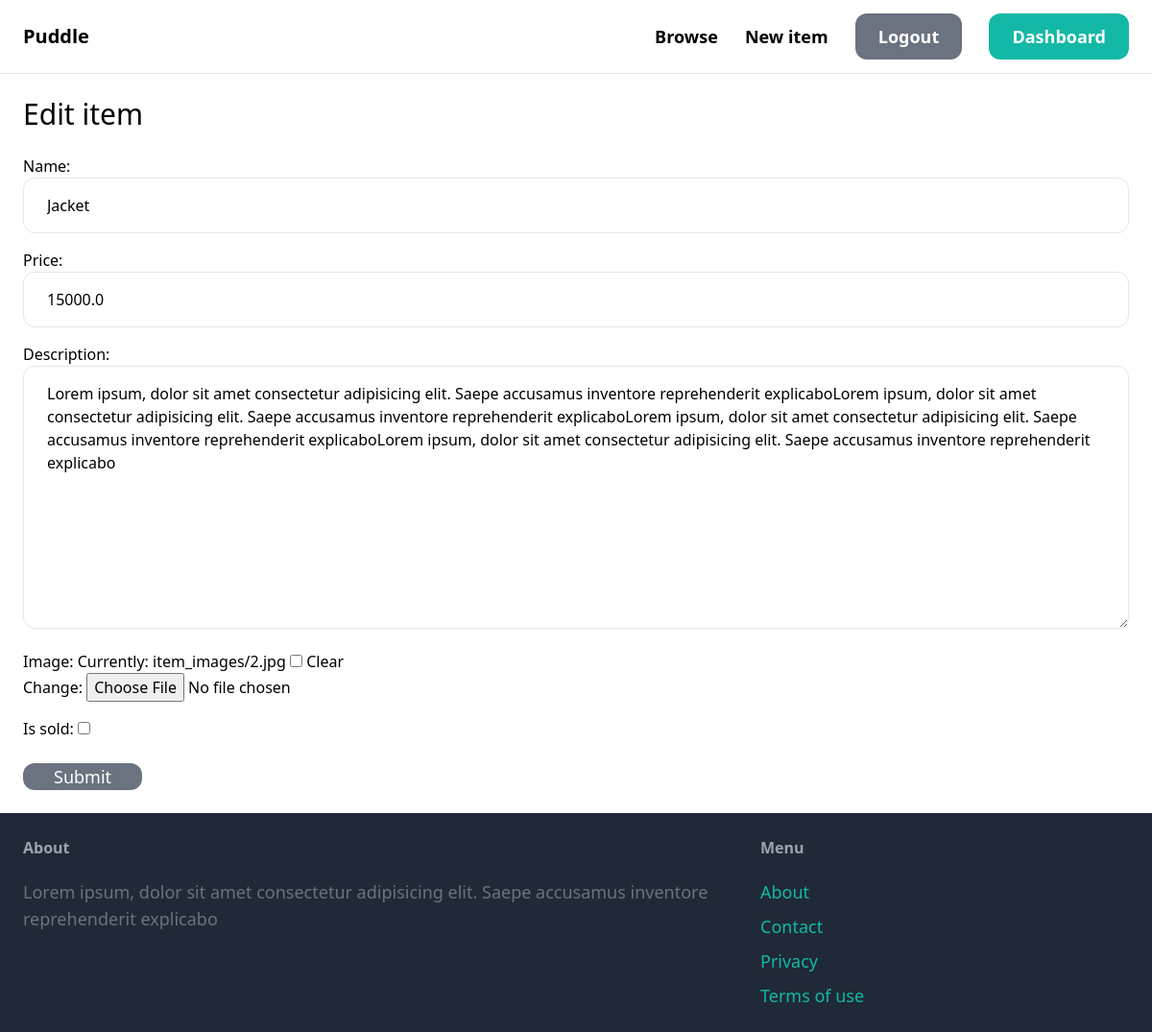
Screenshot of /items/12/edit/ (signed in) with the database file from the repository.
### item/models.py (models this page shows, shortened)
class Item(models.Model):
    category = models.ForeignKey(Category, related_name='items', on_delete=models.CASCADE)
    name = models.CharField(max_length=255)
    description = models.TextField(blank=True, null=True)
    price = models.FloatField()
    image = models.ImageField(upload_to='item_images', blank=True, null=True)
    created_by = models.ForeignKey(User,related_name='items', on_delete=models.CASCADE)
    is_sold = models.BooleanField(default=False)
    created_at = models.DateTimeField(auto_now_add=True)

### item/views.py (the view)
# urls.py: path('<int:pk>/edit/',views.edit,name='edit'),
@login_required
def edit(request,pk):
    item = get_object_or_404(Item,pk=pk,created_by=request.user)
    if request.method == 'POST':
        form = EditItemForm(request.POST, request.FILES,instance=item)
        if form.is_valid():
           form.save()
           return redirect('item:detail',pk=item.id)
    else:
        form = EditItemForm(instance=item)
    return render(request, 'item/form.html',{'form':form,'title':'Edit item'})

### item/forms.py
class EditItemForm(forms.ModelForm):
    class Meta:
        model = Item
        fields = ('name','price','description','image','is_sold')
        widgets = {
             'name': forms.TextInput(attrs={
                'class':INPUT_CLASSES
            }),
             'description': forms.Textarea(attrs={
                'class':INPUT_CLASSES
            }),
             'price': forms.TextInput(attrs={
                'class':INPUT_CLASSES
            }),
             'Image': forms.FileInput(attrs={
                'class':INPUT_CLASSES
            })
        }

### item/templates/item/form.html (shortened to what this page needs)
{% extends 'core/base.html'%}
{%block content %}
<h1 class="mb-6 text-3xl "> {{title}}</h1>
<form method="post" action="." enctype="multipart/form-data">
<div class="space-y-4">
{{form.as_p}}
</div>
<button class=" mt-6 px-8 text-lg bg-gray-500 hover:bg-gray-700 rounded-xl text-white">Submit</button>
</form>
{%endblock%}

### rows the page displays
Item: name "Jacket", price "15000.0", description "Lorem ipsum, dolor sit amet consectetur adipisicing elit. Saepe accusamus inventore reprehenderit explicaboLorem ipsum, dolor sit amet consectetur adipisicing elit. Saepe accusamus inventore reprehenderit explicaboLorem ipsum, dolor sit amet consectetur adipisicing elit. Saepe accusamus inventore reprehenderit explicaboLorem ipsum, dolor sit amet consectetur adipisicing elit. Saepe accusamus inventore reprehenderit explicabo"

### other values shown
{{ title }} "Edit item"
